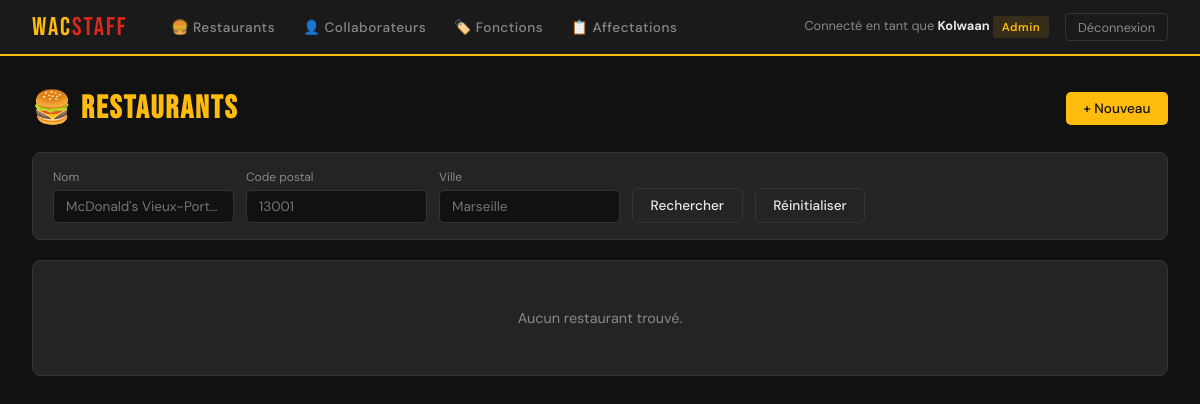
The page /WacStaff/restaurants/ (signed in) on the database as committed earlier.
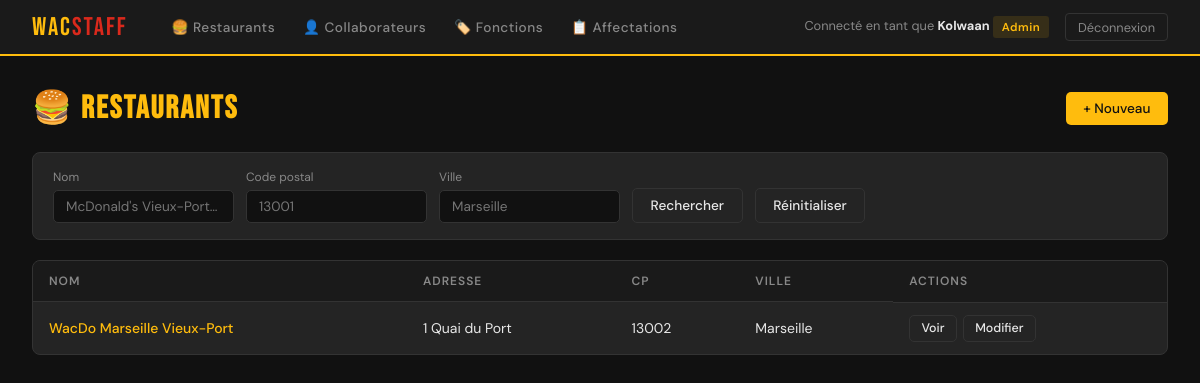
The same page on the database as committed later.
### WacStaff/models.py (models this page shows, shortened)
class Restaurant(models.Model):
    nom = models.CharField(max_length=100, unique=True)
    adresse = models.CharField(max_length=300, unique=True)
    codePostal = models.CharField(max_length=50)
    ville = models.CharField(max_length=100)

### WacStaff/views.py (the view)
# urls.py: path('restaurants/', views.restaurant_list, name='restaurant_list'),
@login_required
def restaurant_list(request):
    qs = Restaurant.objects.all()
    q_nom = request.GET.get('nom', '')
    q_cp = request.GET.get('codePostal', '')
    q_ville = request.GET.get('ville', '')
    if q_nom:
        qs = qs.filter(nom__icontains=q_nom)
    if q_cp:
        qs = qs.filter(codePostal__icontains=q_cp)
    if q_ville:
        qs = qs.filter(ville__icontains=q_ville)
    return render(request, 'restaurants/list.html', {
        'restaurants': qs, 'q_nom': q_nom, 'q_cp': q_cp, 'q_ville': q_ville,
    })

### WacStaff/TEMPLATES/restaurants/list.html (shortened to what this page needs)
{% extends "base.html" %}
{% block content %}
<div class="page-header">
    <h1 class="page-title">🍔 <span>Restaurants</span></h1>
    {% if user.is_staff %}
    <a href="{% url 'restaurant_create' %}" class="btn btn-primary">+ Nouveau</a>
    {% endif %}
</div>
<form method="get" class="search-bar">
    <div>
        <label>Nom</label>
        <input type="text" name="nom" value="{{ q_nom }}" placeholder="McDonald's Vieux-Port…">
    </div>
    <div>
        <label>Code postal</label>
        <input type="text" name="codePostal" value="{{ q_cp }}" placeholder="13001">
    </div>
    <div>
        <label>Ville</label>
        <input type="text" name="ville" value="{{ q_ville }}" placeholder="Marseille">
    </div>
    <button type="submit" class="btn btn-secondary">Rechercher</button>
    <a href="{% url 'restaurant_list' %}" class="btn btn-secondary">Réinitialiser</a>
</form>
<div class="table-wrap">
    {% if restaurants %}
    <table>
        <thead>
            <tr><th>Nom</th><th>Adresse</th><th>CP</th><th>Ville</th><th>Actions</th></tr>
        </thead>
        <tbody>
        {% for r in restaurants %}
        <tr>
            <td><a href="{% url 'restaurant_detail' r.pk %}" style="color:#FFBC0D;text-decoration:none;font-weight:500;">{{ r.nom }}</a></td>
            <td>{{ r.adresse }}</td>
            <td>{{ r.codePostal }}</td>
            <td>{{ r.ville }}</td>
            <td class="td-actions">
                <a href="{% url 'restaurant_detail' r.pk %}" class="btn btn-secondary btn-sm">Voir</a>
                {% if user.is_staff %}
                <a href="{% url 'restaurant_edit' r.pk %}" class="btn btn-secondary btn-sm">Modifier</a>
                {% endif %}
            </td>
        </tr>
        {% endfor %}
        </tbody>
    </table>
    {% else %}
    <div class="empty-state">Aucun restaurant trouvé.</div>
    {% endif %}
</div>
{% endblock %}

### WacStaff/TEMPLATES/base.html (shortened to what this page needs)
<!doctype html>
<html lang="fr">
<head>
    {% load static %}
    <link rel="stylesheet" href="{% static 'wacstaff.css' %}">
</head>
<body>
{% if user.is_authenticated %}
<nav>
    <a href="{% url 'home' %}" class="nav-brand">Wac<span>Staff</span></a>
    <div class="nav-links">
        <a href="{% url 'restaurant_list' %}">🍔 Restaurants</a>
        <a href="{% url 'collaborateur_list' %}">👤 Collaborateurs</a>
        <a href="{% url 'fonction_list' %}">🏷️ Fonctions</a>
        <a href="{% url 'affectation_list' %}">📋 Affectations</a>
    </div>
    <div class="nav-user">
        <span>Connecté en tant que <strong>{{ user.username }}</strong>
        {% if user.is_staff %}<span class="badge badge-admin">Admin</span>{% endif %}
        </span>
        <form method="post" action="{% url 'logout' %}" style="display:inline;">
            <button type="submit" class="btn-logout">Déconnexion</button>
        </form>
    </div>
</nav>
{% endif %}
<main>
    {% block content %}{% endblock %}
</main>
</body>
</html>

### WacStaff/static/wacstaff.css (style rules this page uses)
:root { --gold: #FFBC0D; --red: #DA291C; --dark: #1a1a1a; --darker: #111111; --surface: #242424; --border: #333333; --text: #e8e8e8; --muted: #888888; --success: #4ade80; --danger: #f87171; }
* { box-sizing: border-box; margin: 0; padding: 0; }
body { font-family: 'DM Sans', sans-serif; background: var(--darker); color: var(--text); min-height: 100vh; display: flex; flex-direction: column; }
nav { background: var(--dark); border-bottom: 2px solid var(--gold); padding: 0 2rem; display: flex; align-items: center; gap: 2rem; height: 56px; position: sticky; top: 0; z-index: 100; }
.nav-brand { font-family: 'Bebas Neue', sans-serif; font-size: 1.6rem; color: var(--gold); letter-spacing: 2px; text-decoration: none; }
.nav-brand span { color: var(--red); }
.nav-links { display: flex; gap: 0.25rem; flex: 1; }
.nav-links a { color: var(--muted); text-decoration: none; font-size: 0.85rem; font-weight: 500; padding: 0.4rem 0.75rem; border-radius: 4px; transition: all 0.15s; letter-spacing: 0.5px; }
.nav-user { display: flex; align-items: center; gap: 1rem; font-size: 0.8rem; color: var(--muted); }
.nav-user strong { color: var(--text); }
.btn-logout { background: none; border: 1px solid var(--border); color: var(--muted); padding: 0.3rem 0.75rem; border-radius: 4px; cursor: pointer; font-size: 0.8rem; font-family: 'DM Sans', sans-serif; text-decoration: none; transition: all 0.15s; }
main { flex: 1; padding: 2rem; max-width: 1200px; margin: 0 auto; width: 100%; }
.page-header { display: flex; justify-content: space-between; align-items: center; margin-bottom: 1.5rem; }
.page-title { font-family: 'Bebas Neue', sans-serif; font-size: 2rem; letter-spacing: 2px; color: var(--text); }
.page-title span { color: var(--gold); }
.btn { display: inline-flex; align-items: center; gap: 0.4rem; padding: 0.5rem 1.1rem; border-radius: 5px; font-size: 0.85rem; font-weight: 500; text-decoration: none; cursor: pointer; border: none; transition: all 0.15s; font-family: 'DM Sans', sans-serif; }
.btn-primary { background: var(--gold); color: #111; }
.btn-secondary { background: var(--surface); color: var(--text); border: 1px solid var(--border); }
.btn-sm { padding: 0.3rem 0.7rem; font-size: 0.78rem; }
.search-bar { background: var(--surface); border: 1px solid var(--border); border-radius: 8px; padding: 1rem 1.25rem; display: flex; gap: 0.75rem; flex-wrap: wrap; align-items: flex-end; margin-bottom: 1.25rem; }
.search-bar label { font-size: 0.75rem; color: var(--muted); display: block; margin-bottom: 0.3rem; }
.search-bar input, .search-bar select { background: var(--darker); border: 1px solid var(--border); color: var(--text); padding: 0.45rem 0.75rem; border-radius: 5px; font-size: 0.85rem; font-family: 'DM Sans', sans-serif; min-width: 150px; }
.table-wrap { background: var(--surface); border: 1px solid var(--border); border-radius: 8px; overflow: hidden; }
table { width: 100%; border-collapse: collapse; }
th { background: var(--dark); font-size: 0.75rem; font-weight: 600; color: var(--muted); text-transform: uppercase; letter-spacing: 1px; padding: 0.75rem 1rem; text-align: left; }
td { padding: 0.75rem 1rem; border-top: 1px solid var(--border); font-size: 0.875rem; vertical-align: middle; }
.td-actions { display: flex; gap: 0.4rem; }
.badge { display: inline-block; padding: 0.2rem 0.55rem; border-radius: 3px; font-size: 0.72rem; font-weight: 600; letter-spacing: 0.5px; }
.badge-admin { background: rgba(255,188,13,0.12); color: var(--gold); }

Rows that differ between the two databases and show on the page:
added Restaurant: nom "WacDo Marseille Vieux-Port", adresse "1 Quai du Port", codePostal "13002", ville "Marseille"
Other text that changed with them:
text no longer shown: "Aucun restaurant trouvé."
text now shown: "NOM ADRESSE CP VILLE ACTIONS"
